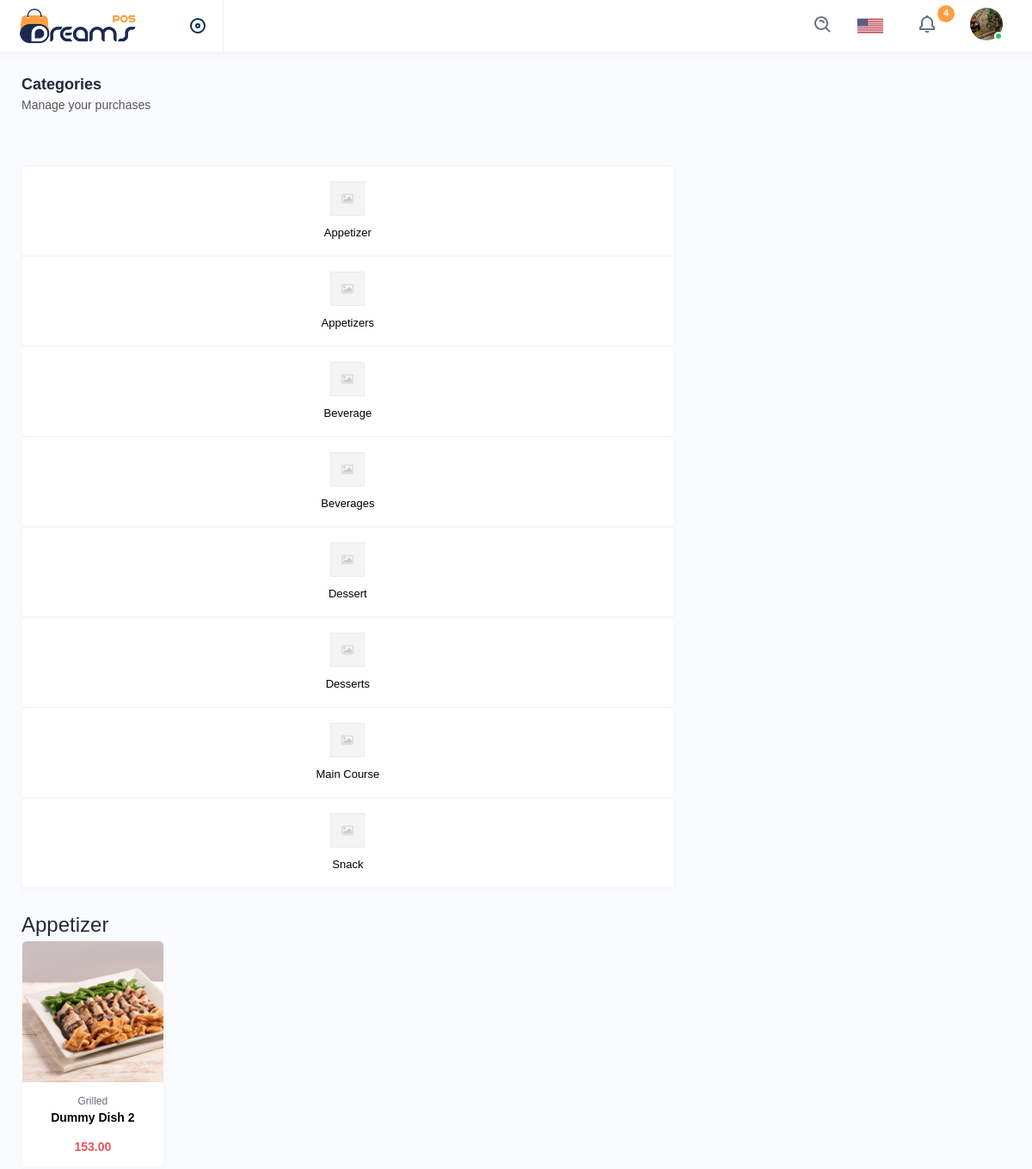
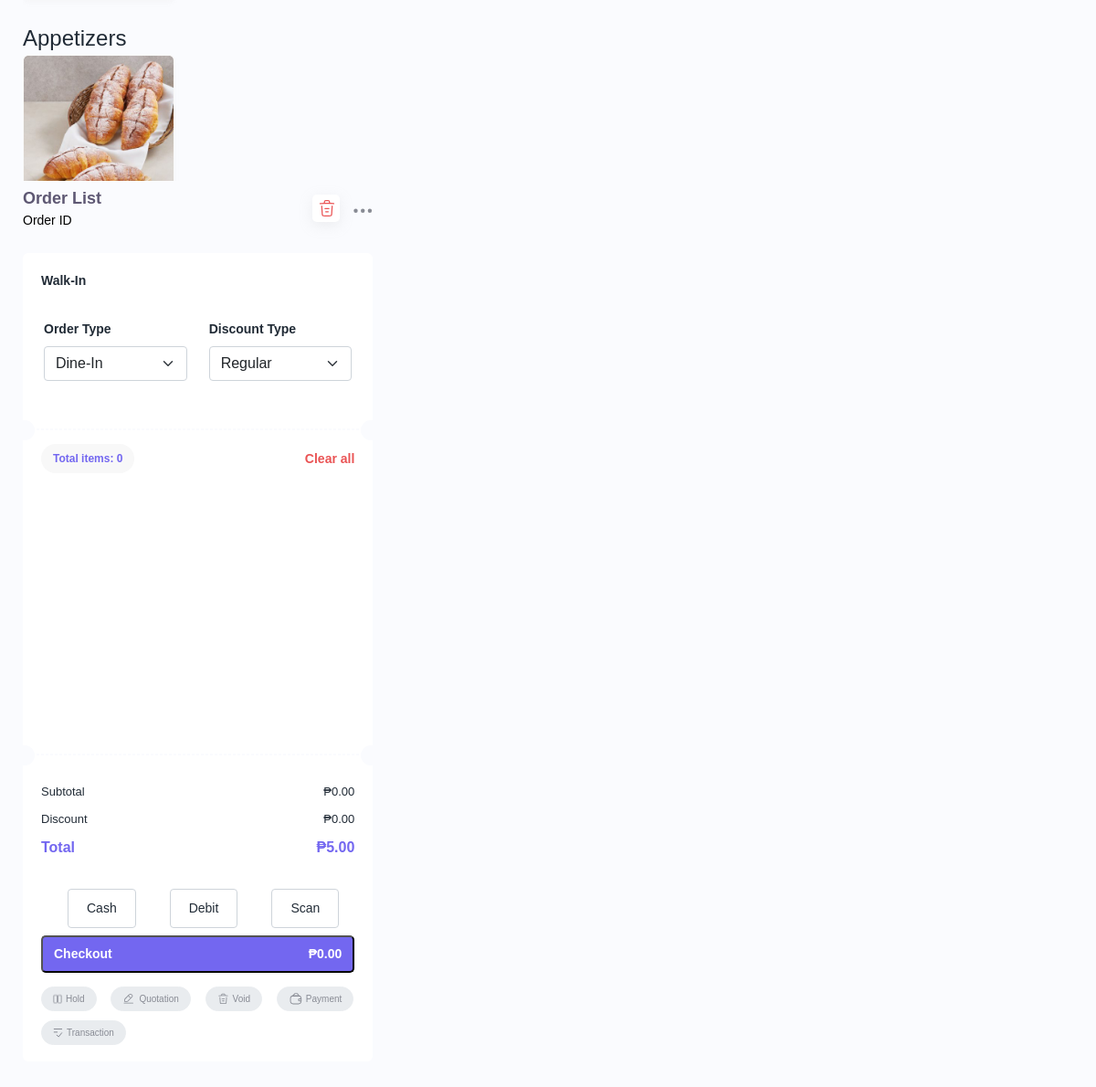
Page /pos.php on the committed database (2 pictures, top to bottom).
### tables this page shows
CREATE TABLE `menu` (
  `id` int(11) NOT NULL,
  `menu_name` varchar(255) NOT NULL,
  `code` varchar(100) NOT NULL,
  `price` decimal(10,2) NOT NULL,
  `created_by` varchar(100) NOT NULL,
  `image_path` varchar(255) DEFAULT 'assets/img/product/noimage.png',
  `description` text DEFAULT NULL,
  `discount_type` varchar(50) DEFAULT NULL,
  `status` enum('Available','Not Available') DEFAULT 'Available',
  `category_name` varchar(255) DEFAULT NULL,
  `subcategory_name` varchar(255) DEFAULT NULL,
  `c_id` int(11) DEFAULT NULL,
  `sub_id` int(11) DEFAULT NULL
);

### getallcategories.php (called while the page is built, shortened)
<?php
function getAllCategories($conn) {
    $query = "SELECT DISTINCT category_name FROM menu WHERE category_name IS NOT NULL AND category_name != '' ORDER BY category_name ASC";
    $result = mysqli_query($conn, $query);
    $categories = [];
    while ($row = mysqli_fetch_assoc($result)) {
        $categories[] = $row['category_name'];
    }
    return $categories;
}
?>

### pos.php (the view, shortened to what this page needs)
<?php
include 'db/config.php';
include 'getallcategories.php';
$categories = getAllCategories($conn);
?>
<!DOCTYPE html>
<html lang="en">
<head>
  <link rel="stylesheet" href="assets/css/bootstrap.min.css" />
  <link rel="stylesheet" href="assets/css/animate.css" />
  <link
    rel="stylesheet"
    href="assets/plugins/owlcarousel/owl.carousel.min.css" />
  <link
    rel="stylesheet"
    href="assets/plugins/owlcarousel/owl.theme.default.min.css" />
  <link rel="stylesheet" href="assets/plugins/select2/css/select2.min.css" />
  <link rel="stylesheet" href="assets/css/bootstrap-datetimepicker.min.css" />
  <link
    rel="stylesheet"
    href="assets/plugins/fontawesome/css/fontawesome.min.css" />
  <link rel="stylesheet" href="assets/plugins/fontawesome/css/all.min.css" />
  <link rel="stylesheet" href="assets/css/style.css" />
</head>
<body>
  <div class="main-wrappers">
    <div class="header">
      <?php include 'php/header.php'; ?>
    </div>
    <div class="page-wrapper ms-0">
      <div class="content">
        <div class="row">
          <div class="col-lg-8 col-sm-12 tabs_wrapper">
            <div class="page-header">
              <div class="page-title">
                <h4>Categories</h4>
                <h6>Manage your purchases</h6>
              </div>
            </div>
            <ul class="tabs owl-carousel owl-theme owl-product border-0">
              <?php foreach ($categories as $category): ?>
                <li id="<?php echo strtolower(str_replace(' ', '-', $category)); ?>">
                  <div class="product-details">
                    <img src="assets/img/product/noimage.png" alt="img" />
                    <h6><?php echo htmlspecialchars($category); ?></h6>
                  </div>
                </li>
              <?php endforeach; ?>
            </ul>
            <div class="tabs_container" style="max-height: 500px; overflow-y: auto;">
              <div class="tab_content active">
                <div class="row">
                  <?php
                  $query = "SELECT * FROM menu ORDER BY category_name";
                  $result = $conn->query($query);
                  if ($result->num_rows > 0) {
                    $currentCategory = '';
                    while ($row = $result->fetch_assoc()) {
                      if ($currentCategory !== $row['category_name']) {
                        if ($currentCategory !== '') {
                          echo '</div>';
                        }
                        $currentCategory = $row['category_name'];
                        echo '<h3>' . htmlspecialchars($currentCategory) . '</h3>';
                        echo '<div class="row">';
                      }
                  ?>
                      <div class="col-lg-3 col-sm-6 d-flex">
                        <div class="productset flex-fill" data-id="<?php echo htmlspecialchars($row['id']); ?>"
                          data-name="<?php echo htmlspecialchars($row['menu_name']); ?>"
                          data-price="<?php echo number_format($row['price'], 2); ?>"
                          data-image="<?php echo htmlspecialchars($row['image_path']); ?>"
                          style="cursor: pointer;">
                          <div class="productsetimg">
                            <img src="<?php echo htmlspecialchars($row['image_path']); ?>" alt="img" />
                          </div>
                          <div class="productsetcontent">
                            <h5><?php echo htmlspecialchars($row['subcategory_name']); ?></h5>
                            <h4><?php echo htmlspecialchars($row['menu_name']); ?></h4>
                            <h6><?php echo number_format($row['price'], 2); ?></h6>
                          </div>
                        </div>
                      </div>
                  <?php
                    }
                    echo '</div>';
                  } else {
                    echo "No products available.";
                  }
                  ?>
                </div>
              </div>
            </div>
          </div>
        </div>
        <div class="col-lg-4 col-sm-12">
          <div class="order-list">
            <div class="orderid">
              <h4>Order List</h4>
              <h5>Order ID</h5>
            </div>
            <div class="actionproducts">
              <ul>
                <li>
                  <a
                    href="javascript:void(0);"
                    class="deletebg confirm-text"><img src="assets/img/icons/delete-2.svg" alt="img" /></a>
                </li>
                <li>
                  <a
                    href="javascript:void(0);"
                    data-bs-toggle="dropdown"
                    aria-expanded="false"
                    class="dropset">
                    <img src="assets/img/icons/ellipise1.svg" alt="img" />
                  </a>
                </li>
              </ul>
            </div>
          </div>
          <diz`v class="card card-order">
            <div class="card-body">
              <div class="row">
                <div class="col-12">
                  <label for="walkin-name" class="form-label">Walk-In</label>
                </div>
                <div class="container mt-4">
                  <div class="row">
                    <div class="col-lg-6 col-md-12 mb-3">
                      <label for="orderType" class="form-label">Order Type</label>
                      <select id="orderType" name="order_type" class="form-select">
                        <option value="DINE">Dine-In</option>
                      </select>
                    </div>
                    <div class="col-lg-6 col-md-12 mb-3">
                      <label for="discount" class="form-label">Discount Type</label>
                      <select id="discount" name="discount" class="form-select">
                        <option value="Regular">Regular</option>
                      </select>
                    </div>
                  </div>
                </div>
              </div>
            </div>
            <div class="split-card"></div>
            <div class="card-body pt-0">
              <form id="checkoutForm">
                <div class="totalitem">
                  <h4>Total items: <span id="total-items">0</span></h4>
                  <a href="javascript:void(0);" id="clear-all">Clear all</a>
                </div>
                <div class="product-table">
                </div>
            </div>
            <div class="split-card"></div>
            <div class="card-body pt-0 pb-2">
              <div class="setvalue">
                <ul>
                  <li>
                    <h5>Subtotal</h5>
                    <h6 id="subtotal-value">₱0.00</h6>
                  </li>
                  <li>
                    <h5>Discount</h5>
                    <h6 id="discount-value">₱0.00</h6>
                  </li>
                  <li class="total-value">
                    <h5>Total</h5>
                    <h6 id="total-value">₱5.00</h6>
                  </li>
                </ul>
              </div>
              <div class="col-lg-12">
                <div class="d-flex justify-content-start">
                  <div class="form-check">
                    <label for="cash" class="form-check-label">Cash</label>
                  </div>
                  <div class="form-check">
                    <label for="debit" class="form-check-label">Debit</label>
                  </div>
                  <div class="form-check">
                    <label for="scan" class="form-check-label">Scan</label>
                  </div>
                </div>
              </div>
              <button type="button" id="checkoutBtn" class="btn-totallabel d-flex justify-content-between align-items-center w-100 py-2">
                <h5 class="mb-0">Checkout</h5>
                <h6 class="mb-0">₱0.00</h6>
              </button>
              <div class="btn-pos">
                <ul>
                  <li>
                    <a class="btn"><img
                        src="assets/img/icons/pause1.svg"
                        alt="img"
                        class="me-1" />Hold</a>
                  </li>
                  <li>
                    <a class="btn"><img
                        src="assets/img/icons/edit-6.svg"
                        alt="img"
                        class="me-1" />Quotation</a>
                  </li>
                  <li>
                    <a class="btn"><img
                        src="assets/img/icons/trash12.svg"
                        alt="img"
                        class="me-1" />Void</a>
                  </li>
                  <li>
                    <a class="btn"><img
                        src="assets/img/icons/wallet1.svg"
                        alt="img"
                        class="me-1" />Payment</a>
                  </li>
                  <li>
                    <a
                      class="btn"
                      data-bs-toggle="modal"
                      data-bs-target="#recents"><img
                        src="assets/img/icons/transcation.svg"
                        alt="img"
                        class="me-1" />
                      Transaction</a>
                  </li>
                </ul>
              </div>
            </div>
        </div>
      </div>
    </div>
</body>
</html>

### pos.php (style rules this page uses)
.form-select { margin-bottom: 1rem; }
.form-check { display: inline-block; margin: 0.5rem; }
.form-check-label { display: block; padding: 10px 20px; cursor: pointer; border: 1px solid #ced4da; border-radius: 0.25rem; text-align: center; }
.form-label { font-weight: bold; }

### rows in the picture
menu: category_name "Appetizer", image_path (picture), subcategory_name "Grilled", menu_name "Dummy Dish 2", price "153.00"
menu: category_name "Appetizers", image_path (picture)

### other values in the picture
$category "Appetizer"
$category "Appetizers"
$category "Beverage"
$category "Beverages"
$category "Dessert"
$category "Desserts"
$category "Main Course"
$category "Snack"
